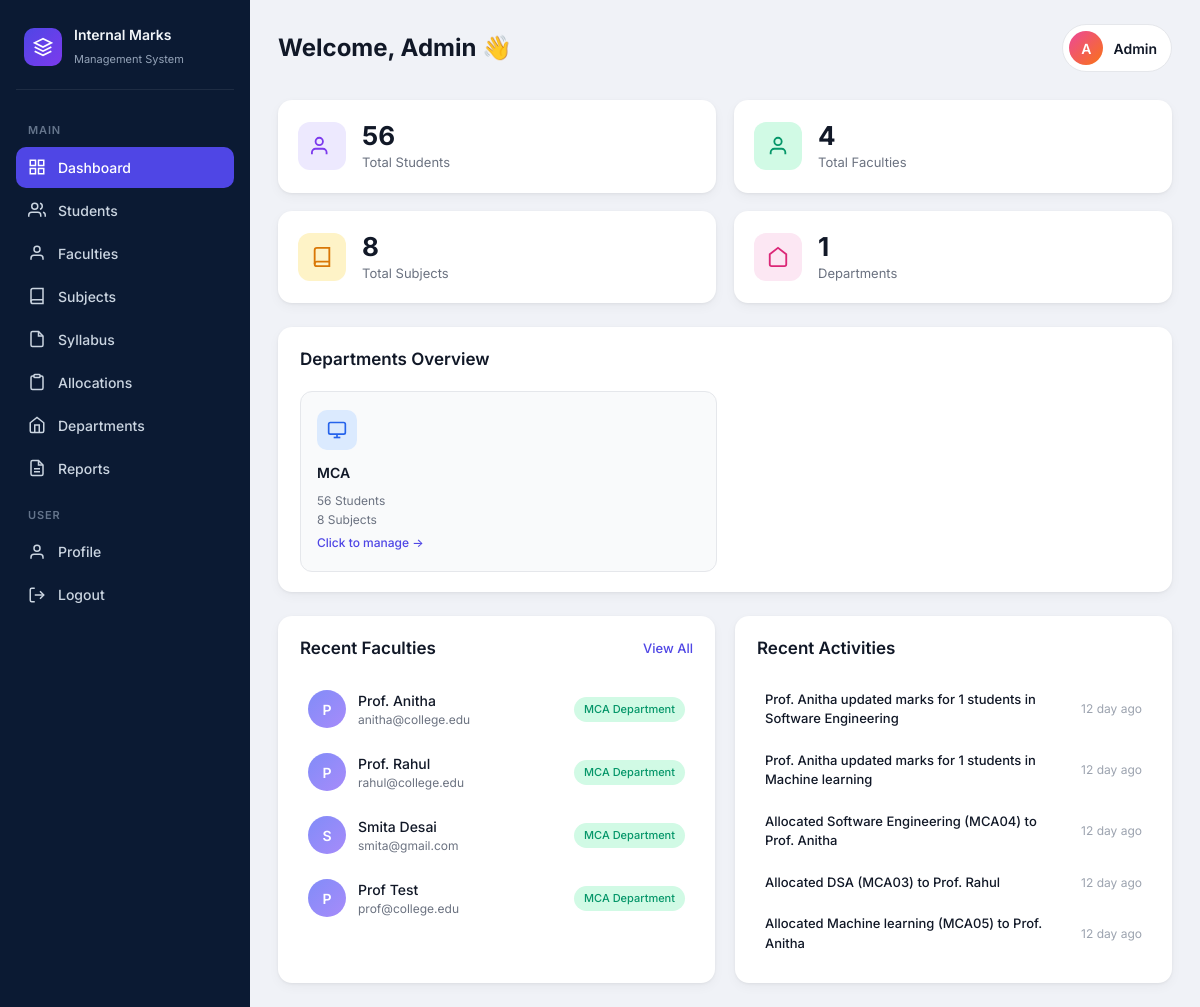
Page /dashboard (signed in) on the earlier database version.
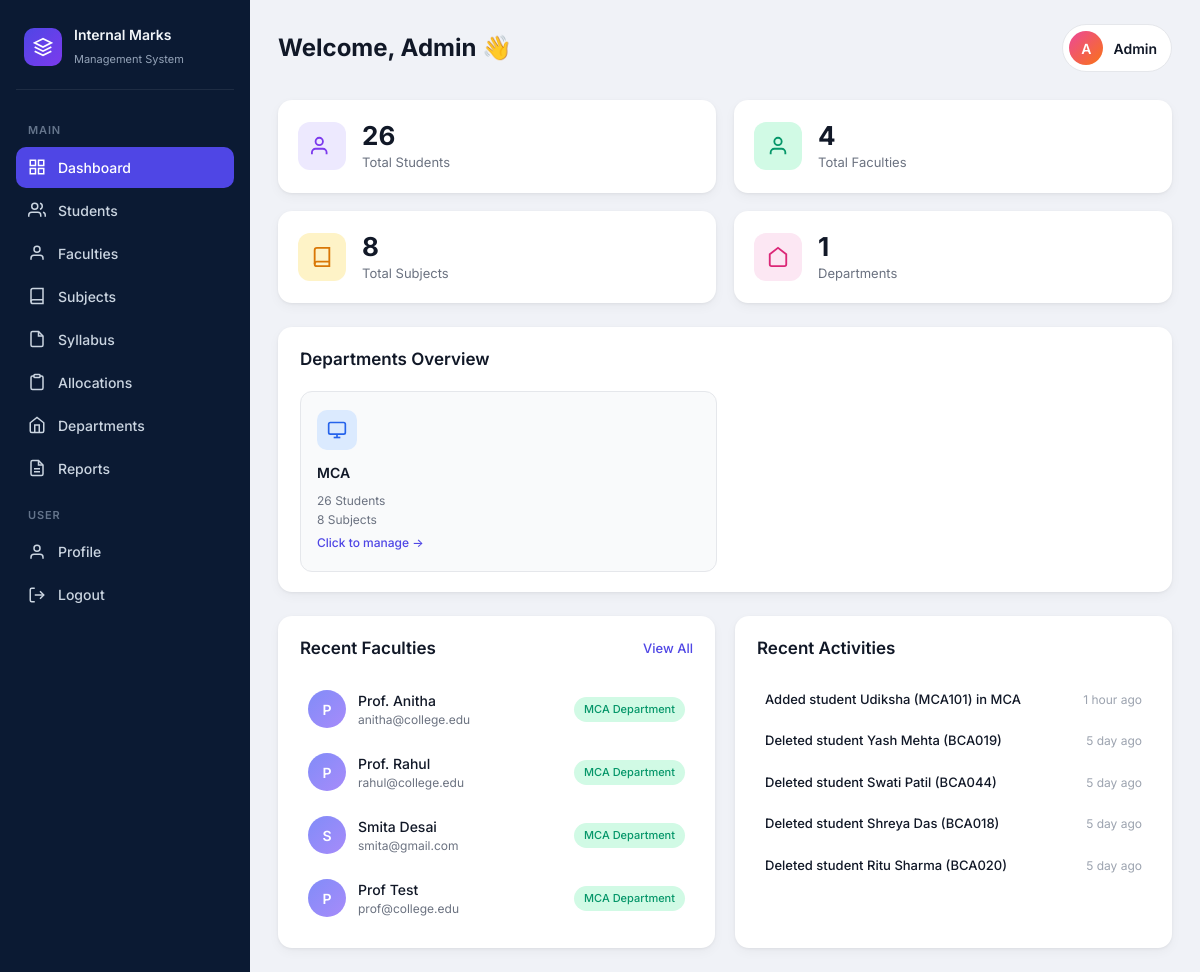
Same page on the later database version.
### tables this page shows
CREATE TABLE faculties (
            id INTEGER PRIMARY KEY AUTOINCREMENT,
            name TEXT NOT NULL,
            email TEXT UNIQUE NOT NULL,
            department TEXT NOT NULL DEFAULT 'MCA',
            password TEXT NOT NULL,
            created_at TEXT NOT NULL
        );

CREATE TABLE activities (
            id INTEGER PRIMARY KEY AUTOINCREMENT,
            action TEXT NOT NULL,
            created_at TEXT NOT NULL
        );

### app.py (the view)
@app.route("/dashboard")
@admin_required
def dashboard():
    return render_template(
        "dashboard.html",
        admin_name=session.get("admin_name", "Admin"),
        stats=db.get_dashboard_stats(),
        recent_faculties=db.get_recent_faculties(),
        recent_activities=db.get_recent_activities(),
        active_page="dashboard",
    )

### app.py (called while the page is built)
@app.context_processor
def inject_mca_config():
    return {
        "mca_semesters": db.MCA_SEMESTERS,
        "mark_field_limits": db.MARK_FIELD_LIMITS,
        "mark_types": db.MARK_TYPES,
        "pass_threshold": db.PASS_THRESHOLD,
        "final_max": db.FINAL_MAX,
    }

def admin_required(f):
    @wraps(f)
    def decorated(*args, **kwargs):
        if not session.get("logged_in") or session.get("role") != "admin":
            return redirect(url_for("login"))
        return f(*args, **kwargs)
    return decorated

### database.py (called while the page is built)
def time_ago(timestamp):
    try:
        if isinstance(timestamp, str):
            dt = datetime.strptime(timestamp, "%Y-%m-%d %H:%M:%S")
        else:
            dt = timestamp
        diff = datetime.now() - dt
        seconds = int(diff.total_seconds())
        if seconds < 60:
            return "Just now"
        if seconds < 3600:
            return f"{seconds // 60} min ago"
        if seconds < 86400:
            return f"{seconds // 3600} hour ago"
        return f"{seconds // 86400} day ago"
    except Exception:
        return str(timestamp)

def student_count(department=DEPARTMENT):
    return len(get_students(department))

### templates/dashboard.html (shortened to what the changed rows need)
{% extends "base.html" %}
{% from "partials/flash.html" import flash_messages %}
{% block body %}
<div class="app-layout">
    <main class="main">
        <header class="topbar">
            <h1>Welcome, {{ admin_name }} <span class="wave">👋</span></h1>
        </header>
        <section class="stats-row">
            <div class="stat-card">
                <div class="stat-info">
                    <span class="stat-value">{{ stats.students }}</span>
                    <span class="stat-label">Total Students</span>
                </div>
            </div>
        </section>
        <section class="panel">
            <div class="panel-header">
                <h2>Departments Overview</h2>
            </div>
            <div class="dept-grid single-dept">
                <a href="{{ url_for('department_mca') }}" class="dept-card clickable">
                    <div class="dept-icon blue">
                        <svg viewBox="0 0 24 24" fill="none" stroke="currentColor" stroke-width="2"><rect x="2" y="3" width="20" height="14" rx="2"/><line x1="8" y1="21" x2="16" y2="21"/><line x1="12" y1="17" x2="12" y2="21"/></svg>
                    </div>
                    <h3>MCA</h3>
                    <p>{{ stats.students }} Students</p>
                    <p>{{ stats.subjects }} Subjects</p>
                    <span class="dept-link-hint">Click to manage →</span>
                </a>
            </div>
        </section>
        <section class="bottom-row">
            <div class="panel">
                <div class="panel-header">
                    <h2>Recent Faculties</h2>
                </div>
                {% if recent_faculties %}
                <ul class="faculty-list">
                    {% for f in recent_faculties %}
                    <li class="faculty-item">
                        <div class="faculty-avatar">{{ f.name[0] }}</div>
                        <div class="faculty-info">
                            <span class="faculty-name">{{ f.name }}</span>
                            <span class="faculty-email">{{ f.email }}</span>
                        </div>
                        <span class="dept-tag mca">{{ f.department }} Department</span>
                    </li>
                    {% endfor %}
                </ul>
                {% else %}
                <p class="empty-text">No faculties added yet. <a href="{{ url_for('faculties') }}">Add faculty</a></p>
                {% endif %}
            </div>
            <div class="panel">
                <div class="panel-header">
                    <h2>Recent Activities</h2>
                </div>
                {% if recent_activities %}
                <ul class="activity-list">
                    {% for a in recent_activities %}
                    <li class="activity-item">
                        <span class="activity-text">{{ a.text }}</span>
                        <span class="activity-time">{{ a.time }}</span>
                    </li>
                    {% endfor %}
                </ul>
                {% else %}
                <p class="empty-text">No activities yet.</p>
                {% endif %}
            </div>
        </section>
    </main>
</div>
{% endblock %}

Differences in the rows shown:
no longer on this page (row unchanged): activities: text "Prof. Anitha updated marks for 1 students in Software Engineering", time "12 day ago"
no longer on this page (row unchanged): activities: text "Prof. Anitha updated marks for 1 students in Machine learning", time "12 day ago"
no longer on this page (row unchanged): activities: text "Allocated Software Engineering (MCA04) to Prof. Anitha", time "12 day ago"
no longer on this page (row unchanged): activities: text "Allocated DSA (MCA03) to Prof. Rahul", time "12 day ago"
no longer on this page (row unchanged): activities: text "Allocated Machine learning (MCA05) to Prof. Anitha", time "12 day ago"
added activities: text "Added student Udiksha (MCA101) in MCA", time "1 hour ago"
added activities: text "Deleted student Yash Mehta (BCA019)", time "5 day ago"
added activities: text "Deleted student Swati Patil (BCA044)", time "5 day ago"
added activities: text "Deleted student Shreya Das (BCA018)", time "5 day ago"
added activities: text "Deleted student Ritu Sharma (BCA020)", time "5 day ago"
Other differences:
{{ stats.students }}: "56" → "26"
